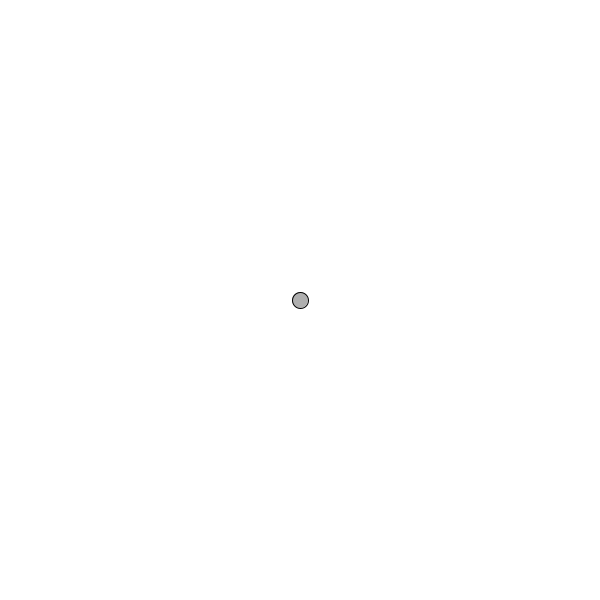
Frame 1 (no input)
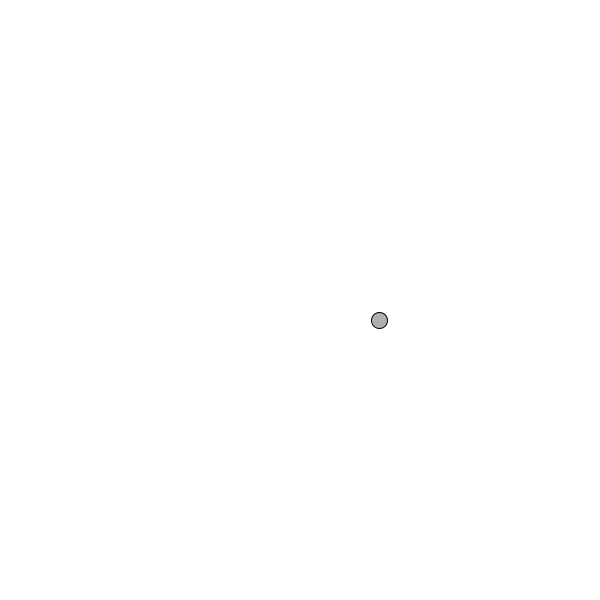
Frame 60 (the mouse pressed at the canvas centre just before this capture)
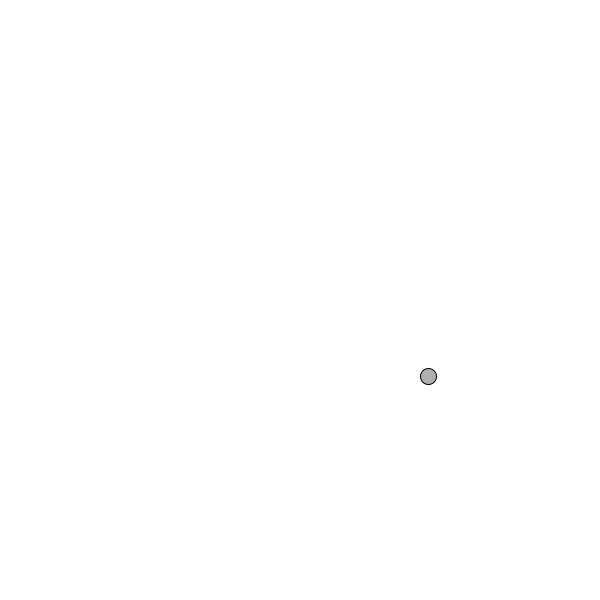
Frame 120 (the mouse held since frame 60 and released just before this capture)

The Processing sketch that drew these frames (run headless with seeded random() and noise(); from frame 60 on, the mouse is pressed at the canvas centre):

// Processing sketch: Repte3_part3
// ── Repte3_part3.pde


  int width = 600;
  int height = 600;
  
   //Inicialitzem el nostre objecte
  
  Mover mover = new Mover();



void setup()
{
  
    surface.setSize(width,height);
}



void draw()
{
  
  background(255, 255, 255);
  
  //Apliquem els mètodes corresponents explicats en la classe Mover.
  
  mover.display();
  
  mover.update();
  
  mover.checkEdges();
  
  
}

// ── Mover.pde
class Mover{
  
   //Vectors per a la localització del nostre objecte i la  seva velocitat
  
   PVector location;
   PVector velocity;
   
   //Vector per a afegir una acceleració al moviment que ja té aplicat
   
    PVector acceleration;
    
    //Variable per a controlar l'acceleració màxima
    
   float topspeed;
   
   Mover()
   {
     
      //Inicialitzem els Vectors mencionats anteriorment
     
    location = new PVector(width/2,height/2);
    velocity = new PVector(0,0);
  
     //Acceleració màxima
    
    topspeed = 3;
    
    
   }
   
   //Mètode per a actualitzar la posició del nostre objecte
   
   void update()
   {
     
     //Per tal que el moviment sigui aleatori fem un de la classe "PVector" amb el mètode "random2D". 
     //D'eixa forma els valors del vector a cada moment seran completament distints.
     
     acceleration = PVector.random2D();
    
     acceleration.mult(random(2));
      
      velocity.add(acceleration);
    velocity.limit(topspeed);
    location.add(velocity);
    
 
     
   }
   
   //Mètode per a mostrar el nostre objecte
   
   void display()
   {
     
      stroke(0);
      fill(175);
      ellipse(location.x, location.y, 16, 16);
     
   }
   
   //Mètode que comprova si el nostre objecte ha sortit de la finestra
   
   void checkEdges()
   {
     
      if(location.x > width)
      {
        
         location.x = 0; 
        
      } else if(location.x < 0)
      {
        
        location.x = width;
        
      }
      
      
      if(location.y > height)
      {
        
         location.y = 0; 
                
      }  else if ( location.y < 0)
      {
        
       location.y = height; 
        
      }
     
     
     
   }
   
  
}
